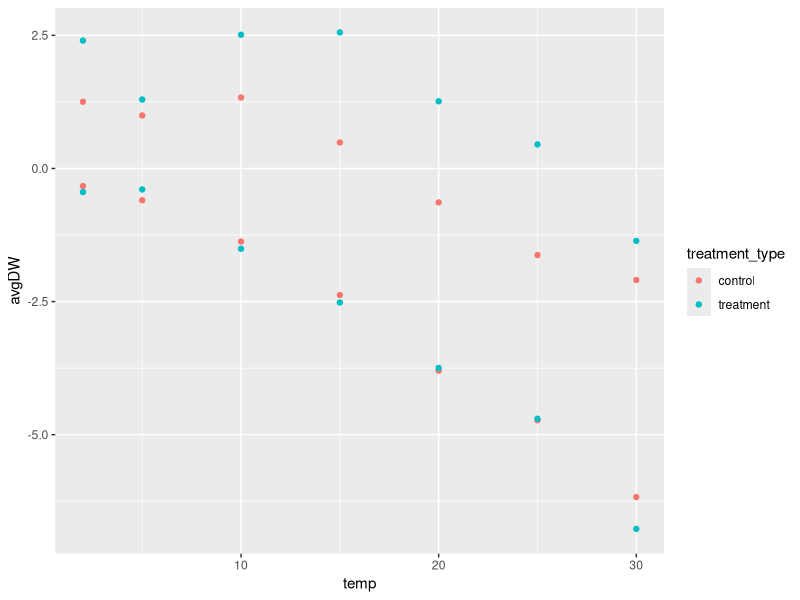
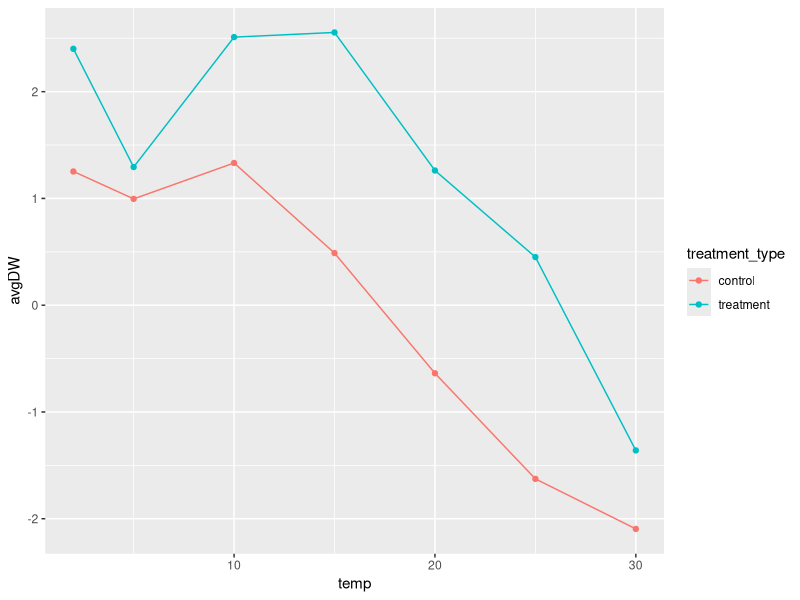
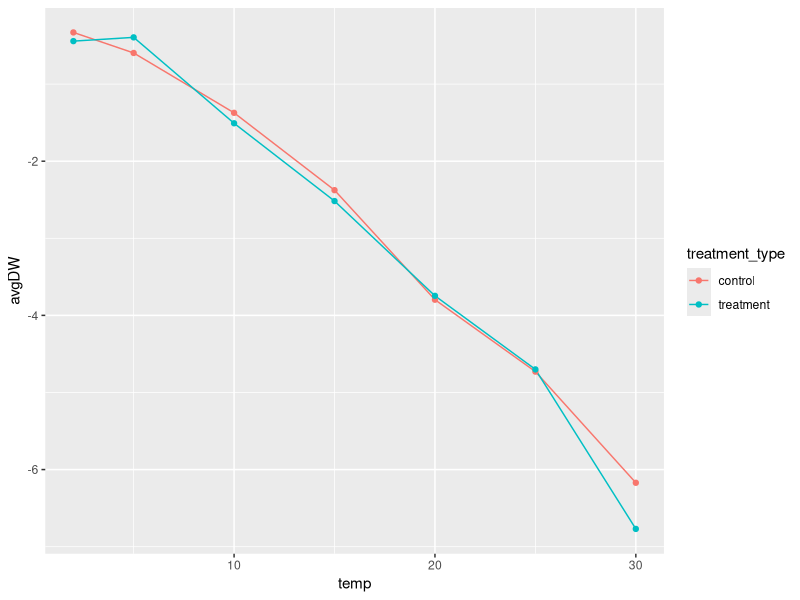
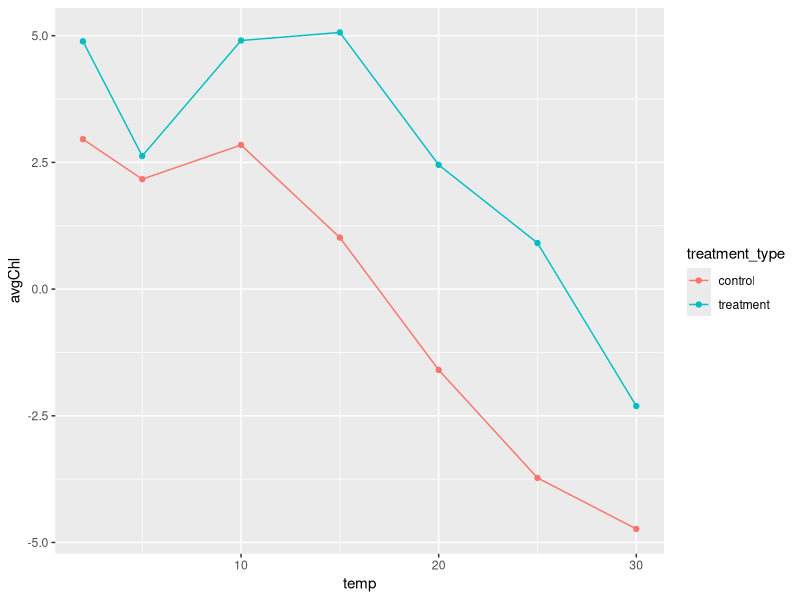
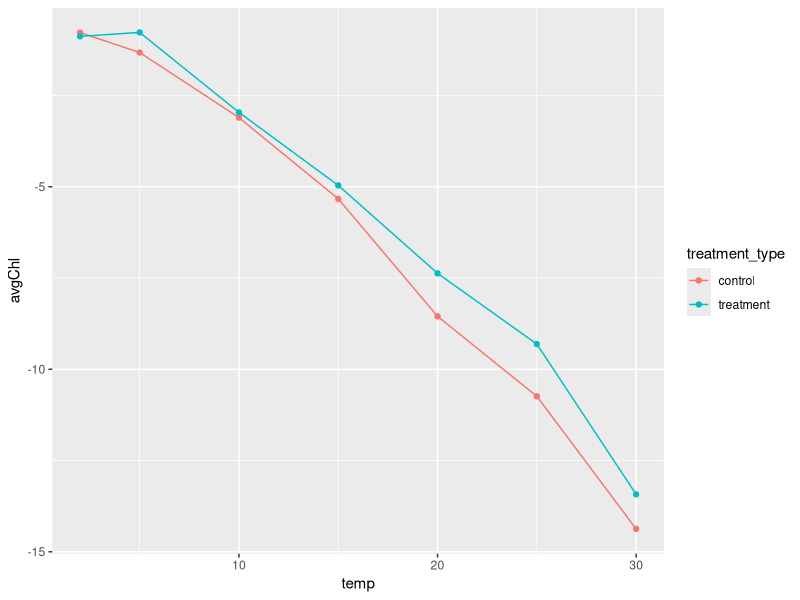
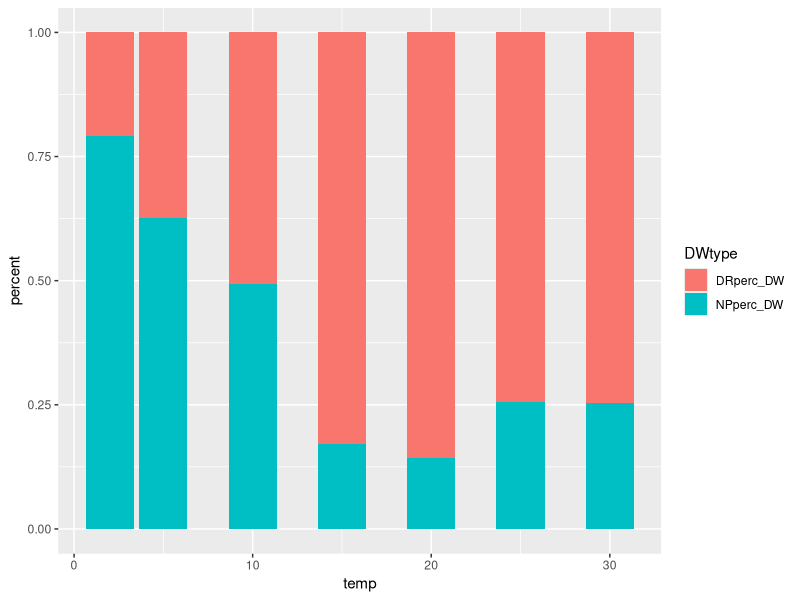
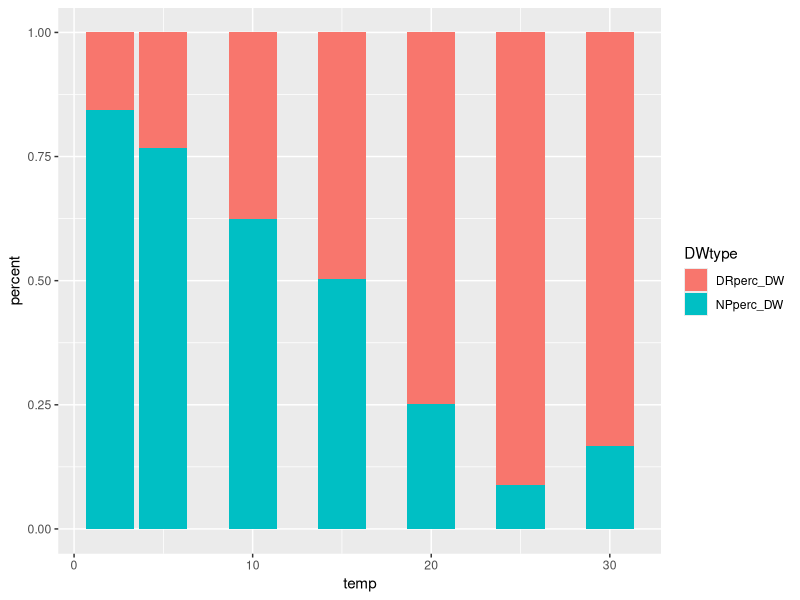

Source code (R) for these figures, in order:
# Initial Data Manipulation and Test Plots 
# Emma Gemal, s1758915@sms.ed.ac.uk
# University of Edinburgh 

## Library ----
library(tidyverse)

## Temperature Response Curves ----
fulldata <- read.csv("np_dr_averages.csv", header = TRUE)
str(fulldata)

np_only <- fulldata[fulldata$type == "NP", ]
dr_only <- fulldata[fulldata$type == "DR", ]
              

# initial temperature curve plots
(all_plot <- ggplot(fulldata, aes(x = temp, y = avgDW)) +
                geom_point(aes(color = treatment_type)))

(np_plot <- ggplot(np_only, aes(x = temp, y = avgDW)) +
                geom_line(aes(color = treatment_type)) +
                geom_point(aes(color = treatment_type)))

(dr_plot <- ggplot(dr_only, aes(x = temp, y = avgDW)) +
                geom_line(aes(color = treatment_type))+
                geom_point(aes(color = treatment_type)))
# respiration has acclimated to remain exactly the same as the control!! 


# using chlorophyll data instead
(np_chl_plot <- ggplot(np_only, aes(x = temp, y = avgChl)) +
    geom_line(aes(color = treatment_type)) +
    geom_point(aes(color = treatment_type)))

(dr_chl_plot <- ggplot(dr_only, aes(x = temp, y = avgChl)) +
    geom_line(aes(color = treatment_type)) +
    geom_point(aes(color = treatment_type)))

# basically the same thing, which is good! 


## Carbon Gain Efficiency ----
cgain <- read.csv("c_gain_efficiency.csv")

dw_cgain <- cgain %>% 
              dplyr::select(c("temp", "DRperc_DW", "NPperc_DW", "treatment_type"))

control_dw <- dw_cgain[dw_cgain$treatment_type == "control", ]
treatment_dw <- dw_cgain[dw_cgain$treatment_type == "treatment", ]

control_dw_long <- control_dw %>% 
                      gather(DWtype, percent, 2:3)
treatment_dw_long <- treatment_dw %>% 
                      gather(DWtype, percent, 2:3)

# making a stacked plot for control 
(stacked_control <- ggplot(control_dw_long, aes(x = temp, y = percent, fill = DWtype)) +
                      geom_bar(position = "fill", stat = "identity"))

(stacked_treatment <- ggplot(treatment_dw_long, aes(x = temp, y = percent, fill = DWtype)) +
                        geom_bar(position = "fill", stat = "identity"))
